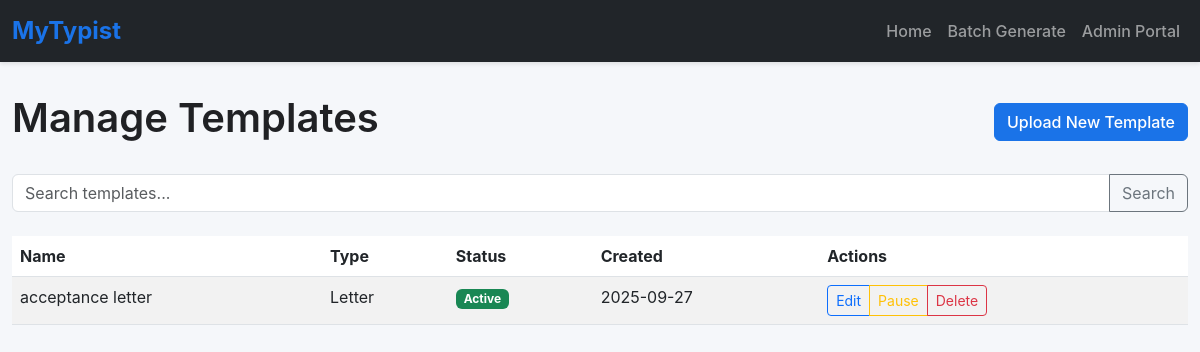
Page /admin/templates?key=SecretAdmin123 on the earlier database version.
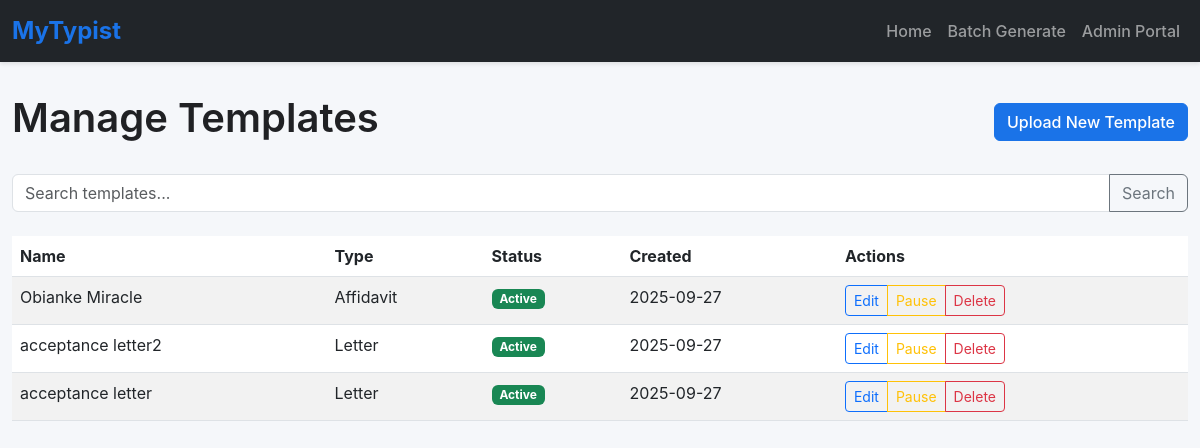
Same page on the later database version.
### app.py (models this page shows)
class Template(db.Model):
    __tablename__ = 'template'
    id = db.Column(db.Integer, primary_key=True)
    name = db.Column(db.String(100), nullable=False)
    type = db.Column(db.String(50), nullable=False)
    file_path = db.Column(db.String(200), nullable=False)
    description = db.Column(db.Text)
    font_family = db.Column(db.String(50), default='Times New Roman')
    font_size = db.Column(db.Integer, default=12)
    margin_top = db.Column(db.Float, default=1.0)
    margin_bottom = db.Column(db.Float, default=1.0)
    margin_left = db.Column(db.Float, default=1.0)
    margin_right = db.Column(db.Float, default=1.0)
    default_line_spacing = db.Column(db.Float, default=1.0)
    is_active = db.Column(db.Boolean, default=True)
    created_at = db.Column(db.DateTime, default=lambda: datetime.now(timezone.utc))
    updated_at = db.Column(db.DateTime, default=lambda: datetime.now(timezone.utc),
                          onupdate=lambda: datetime.now(timezone.utc))
    placeholders = db.relationship('Placeholder', back_populates='template',
                                   cascade="all, delete-orphan")
    created_documents = db.relationship('CreatedDocument', back_populates='template',
                                        cascade="all, delete-orphan")

### app.py (the view, shortened to what this page needs)
@app.route('/admin/templates')
def admin_templates():
    key = request.args.get('key')
    if key != app.config['ADMIN_KEY']:
        abort(403)
    page = request.args.get('page', 1, type=int)
    search = request.args.get('search', '')
    query = Template.query
    templates = query.order_by(Template.created_at.desc()).paginate(
        page=page, per_page=20, error_out=False
    )
    return render_template('admin/templates.html',
                           templates=templates,
                           search=search,
                           admin_key=key)

### templates/admin/templates.html (shortened to what this page needs)
{% extends 'base.html' %}
{% block content %}
    <div class="d-flex justify-content-between align-items-center mb-4">
        <h1>Manage Templates</h1>
        <a href="{{ url_for('admin_upload_template', key=admin_key) }}" class="btn btn-primary">Upload New Template</a>
    </div>
    <form method="GET" class="mb-4">
        <div class="input-group">
            <input type="text" class="form-control" name="search" value="{{ search or '' }}" placeholder="Search templates...">
            <button class="btn btn-outline-secondary" type="submit">Search</button>
        </div>
    </form>
    {% if templates.items %}
        <div class="table-responsive">
            <table class="table table-striped">
                <thead>
                    <tr>
                        <th>Name</th>
                        <th>Type</th>
                        <th>Status</th>
                        <th>Created</th>
                        <th>Actions</th>
                    </tr>
                </thead>
                <tbody>
                    {% for template in templates.items %}
                    <tr>
                        <td>{{ template.name }}</td>
                        <td>{{ template.type }}</td>
                        <td>
                            <span class="badge bg-{{ 'success' if template.is_active else 'warning' }}">
                                {{ 'Active' if template.is_active else 'Inactive' }}
                            </span>
                        </td>
                        <td>{{ template.created_at.strftime('%Y-%m-%d') }}</td>
                        <td>
                            <div class="btn-group btn-group-sm">
                                <a href="{{ url_for('admin_edit_template', template_id=template.id, key=admin_key) }}" class="btn btn-outline-primary">Edit</a>
                                {% if template.is_active %}
                                    <a href="{{ url_for('admin_pause_template', template_id=template.id, key=admin_key) }}" class="btn btn-outline-warning">Pause</a>
                                {% else %}
                                    <a href="{{ url_for('admin_resume_template', template_id=template.id, key=admin_key) }}" class="btn btn-outline-success">Resume</a>
                                {% endif %}
                                <a href="{{ url_for('admin_delete_template', template_id=template.id, key=admin_key) }}" class="btn btn-outline-danger" onclick="return confirm('Are you sure?')">Delete</a>
                            </div>
                        </td>
                    </tr>
                    {% endfor %}
                </tbody>
            </table>
        </div>
    {% else %}
        <div class="text-center py-5">
            <p class="text-muted">No templates found.</p>
            <a href="{{ url_for('admin_upload_template', key=admin_key) }}" class="btn btn-primary">Upload First Template</a>
        </div>
    {% endif %}
{% endblock %}

### templates/base.html (shortened to what this page needs)
<!DOCTYPE html>
<html lang="en">
<head>
    <link href="https://cdn.jsdelivr.net/npm/bootstrap@5.3.0/dist/css/bootstrap.min.css" rel="stylesheet">
</head>
<body>
    <nav class="navbar navbar-expand-lg navbar-dark bg-dark">
        <div class="container-fluid">
            <a class="navbar-brand" href="/">MyTypist</a>
            <div class="collapse navbar-collapse" id="navbarNav">
                <ul class="navbar-nav ms-auto">
                    <li class="nav-item"><a class="nav-link" href="/">Home</a></li>
                    <li class="nav-item"><a class="nav-link" href="/batch">Batch Generate</a></li>
                    <li class="nav-item"><a class="nav-link" href="/admin?key=SecretAdmin123">Admin Portal</a></li>
                </ul>
            </div>
        </div>
    </nav>
    <div class="container">
        {% block content %}{% endblock %}
    </div>
</body>
</html>

### templates/base.html (style rules this page uses)
body { font-family: 'Inter', -apple-system, BlinkMacSystemFont, 'Segoe UI', Roboto, sans-serif; background-color: #f5f7fa; }
.navbar { box-shadow: 0 2px 4px rgba(0, 0, 0, 0.1); }
.navbar-brand { font-weight: 700; font-size: 1.5rem; color: #1a73e8 !important; }
.nav-link { font-weight: 500; transition: color 0.2s; }
.container { max-width: 1200px; padding-top: 2rem; }
.btn-primary { background-color: #1a73e8; border-color: #1a73e8; font-weight: 500; }
h1, h2, h3 { font-weight: 600; color: #202124; }

Differences in the rows shown:
added Template: name "Obianke Miracle", type "Affidavit", is_active "Active", created_at "2025-09-27"
added Template: name "acceptance letter2", type "Letter", is_active "Active", created_at "2025-09-27"
